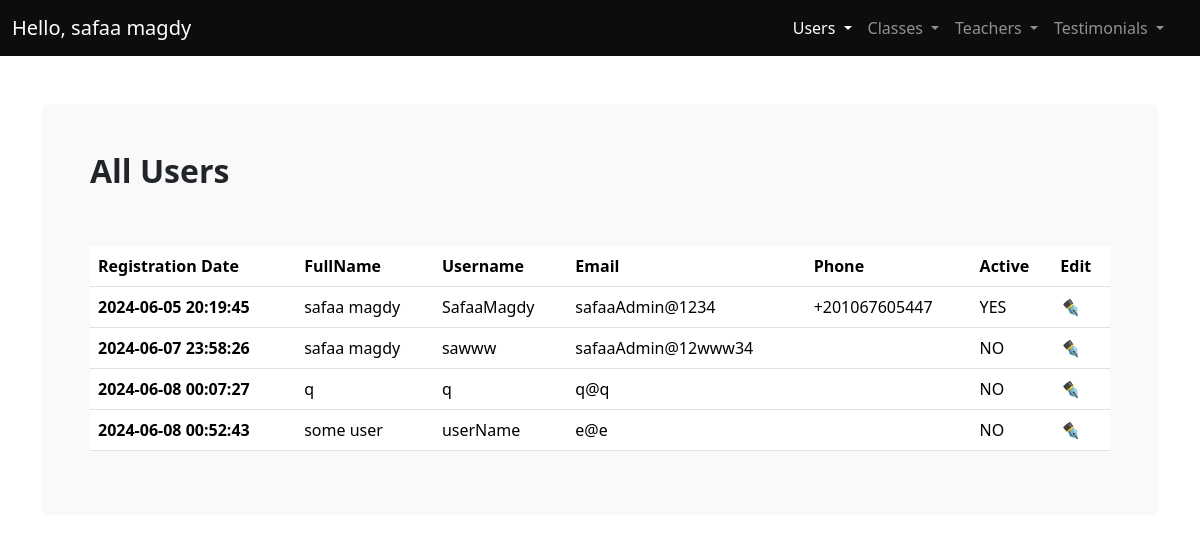
The page /admin/users.php (signed in) on the database its author committed.
### tables this page shows
CREATE TABLE `users` (
  `id` int(11) NOT NULL,
  `fullName` varchar(200) NOT NULL,
  `userName` varchar(50) NOT NULL,
  `email` varchar(100) NOT NULL,
  `password` varchar(100) NOT NULL,
  `phone` varchar(15) DEFAULT NULL,
  `active` tinyint(1) NOT NULL,
  `regDate` timestamp NOT NULL DEFAULT current_timestamp()
);

### admin/users.php (the view, shortened to what this page needs)
<?php
require_once "includes/conn.php";
try{
  $sql = "SELECT * FROM `users`";
  $stmt = $conn->prepare($sql);
  $stmt->execute([]);
  $users= $stmt->fetchAll();
}catch(PDOException $e){
    $error="error".$e->getMessage();
}
?>
<!DOCTYPE html>
<html lang="en">
  <head>
    <link rel="stylesheet" href="css/main.min.css" />
    <link rel="stylesheet" href="css/styles.css" />
  </head>
  <body>
    <main>
      <?php include_once "includes/navbar.php"; ?>
      <div class="container my-5">
        <div class="bg-light p-5 rounded">
          <h2 class="fw-bold fs-2 mb-5 pb-2">All Users</h2>
          <div class="table-responsive">
          <table class="table table-hover">
            <thead>
              <tr>
                <th scope="col">Registration Date</th>
                <th scope="col">FullName</th>
                <th scope="col">Username</th>
                <th scope="col">Email</th>
                <th scope="col">Phone</th>
                <th scope="col">Active</th>
                <th scope="col">Edit</th>
              </tr>
            </thead>
            <tbody>
              <?php
                foreach ($users as $user) {
              ?>
                <tr>
                  <th scope="row"><?php echo $user['regDate'];?></th>
                  <td><?php echo $user['fullName'];?></td>
                  <td><?php echo $user['userName'];?></td>
                  <td><?php echo $user['email'];?></td>
                  <td><?php echo $user['phone'];?></td>
                  <td><?php echo ($user['active'])==1?"YES":"NO" ; ?></td>
                  <td><a href="edit_user.php?id=<?php echo $user['id'];?>" class="text-decoration-none"><i>✒️</i></a></td>
                </tr>
              <?php } ?>
            </tbody>
          </table>
        </div>
        </div>
      </div>
    </main>
  </body>
</html>

### rows shown on the page
users: regDate "2024-06-05 20:19:45", fullName "safaa magdy", userName "SafaaMagdy", email "safaaAdmin@1234", phone "+201067605447", active "YES"
users: regDate "2024-06-07 23:58:26", fullName "safaa magdy", userName "sawww", email "safaaAdmin@12www34", active "NO"
users: regDate "2024-06-08 00:07:27", fullName "q", userName "q", email "q@q", active "NO"
users: regDate "2024-06-08 00:52:43", fullName "some user", userName "userName", email "e@e", active "NO"

### other values the page prints
$name "safaa magdy"
